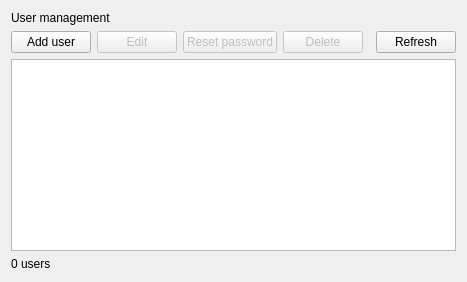
<?xml version="1.0" encoding="UTF-8"?>
<ui version="4.0">
 <class>QtUsersPage</class>
 <widget class="QWidget" name="QtUsersPage">
  <layout class="QVBoxLayout" name="rootLayout">
   <item>
    <widget class="QLabel" name="headerLabel">
     <property name="text">
      <string>User management</string>
     </property>
    </widget>
   </item>
   <item>
    <layout class="QHBoxLayout" name="toolbar">
     <item>
      <widget class="QPushButton" name="addButton">
       <property name="text">
        <string>Add user</string>
       </property>
      </widget>
     </item>
     <item>
      <widget class="QPushButton" name="editButton">
       <property name="text">
        <string>Edit</string>
       </property>
       <property name="enabled">
        <bool>false</bool>
       </property>
      </widget>
     </item>
     <item>
      <widget class="QPushButton" name="resetButton">
       <property name="text">
        <string>Reset password</string>
       </property>
       <property name="enabled">
        <bool>false</bool>
       </property>
      </widget>
     </item>
     <item>
      <widget class="QPushButton" name="deleteButton">
       <property name="text">
        <string>Delete</string>
       </property>
       <property name="enabled">
        <bool>false</bool>
       </property>
      </widget>
     </item>
     <item>
      <spacer name="toolbarSpacer">
       <property name="orientation">
        <enum>Qt::Horizontal</enum>
       </property>
      </spacer>
     </item>
     <item>
      <widget class="QPushButton" name="refreshButton">
       <property name="text">
        <string>Refresh</string>
       </property>
      </widget>
     </item>
    </layout>
   </item>
   <item>
    <widget class="QTableWidget" name="usersTable"/>
   </item>
   <item>
    <layout class="QHBoxLayout" name="footerRow">
     <item>
      <widget class="QLabel" name="footerLabel">
       <property name="text">
        <string>0 users</string>
       </property>
      </widget>
     </item>
     <item>
      <spacer name="footerSpacer">
       <property name="orientation">
        <enum>Qt::Horizontal</enum>
       </property>
      </spacer>
     </item>
     <item>
      <widget class="QLabel" name="statusLabel">
       <property name="text">
        <string/>
       </property>
      </widget>
     </item>
    </layout>
   </item>
  </layout>
 </widget>
 <resources/>
 <connections/>
</ui>
